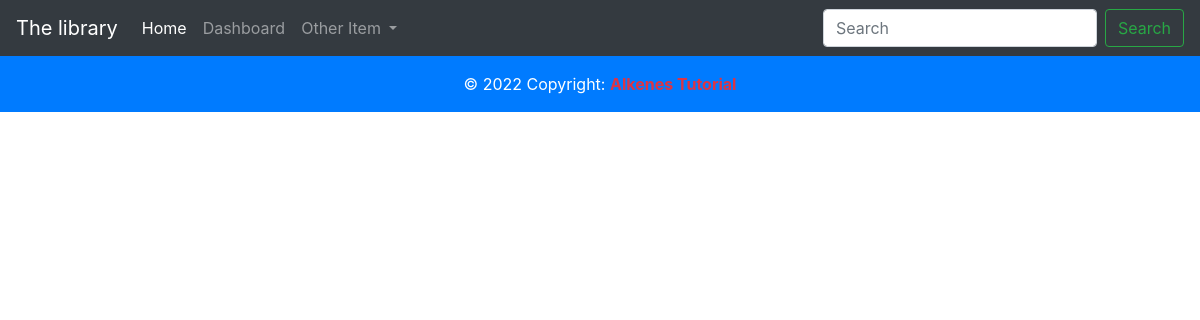
The app's page /, older data.
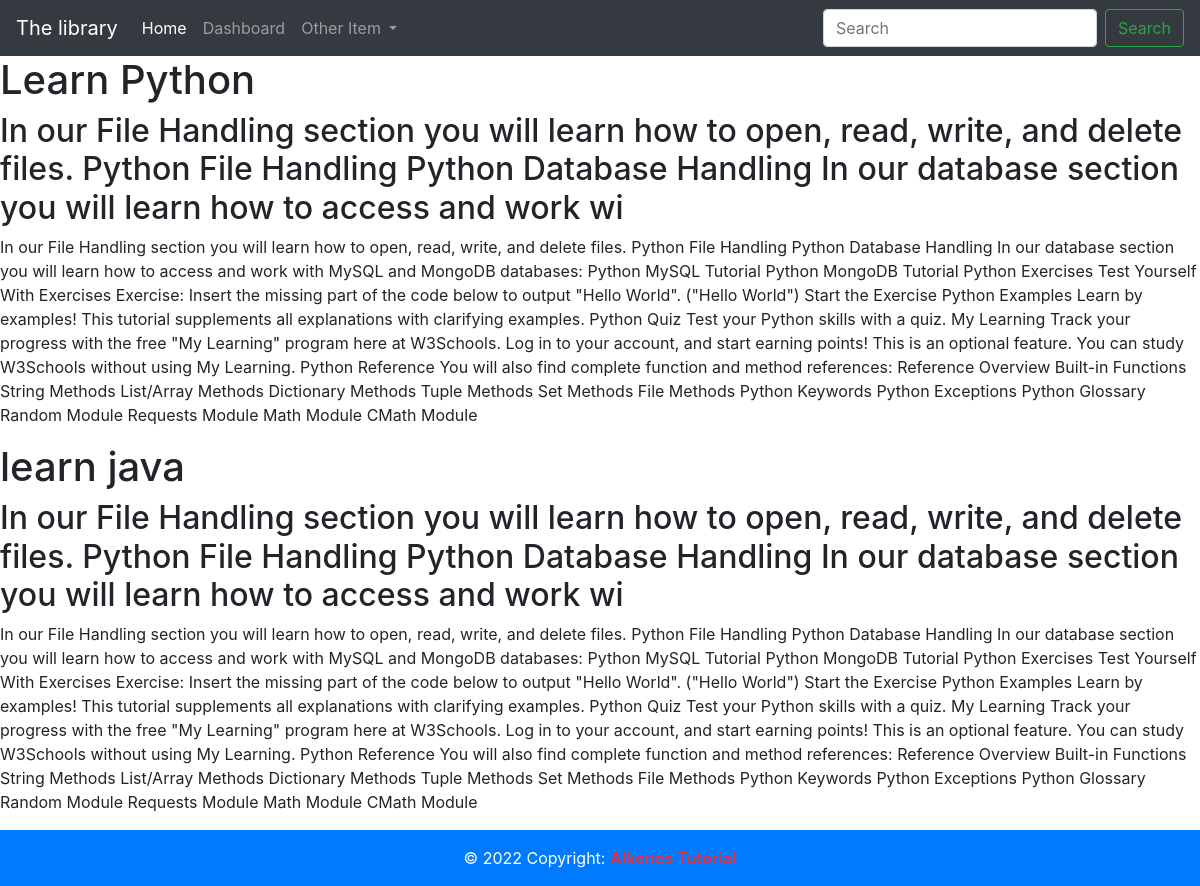
The same page, newer data.
### blog/models.py (models this page shows, shortened)
class Blog(models.Model):
    title = models.CharField(max_length=225)
    subtitle = models.CharField(max_length=200)
    content = models.TextField()
    created_on = models.DateTimeField(auto_now_add=True)
    updated_on = models.DateTimeField(auto_now=True)

### blog/views.py (the view)
# urls.py: path('',index, name="home"),
def index(request):
    blogs = Blog.objects.all()
    total = len(blogs)
    now = timezone.now()
    number = 2+2
    context = {
        "blogs": blogs,
        "average": total,
        "now":now,
        "number": number,
    }
    return render(request, 'index.html',context)

### templates/index.html
{% extends 'base.html' %}
{% block content %}
    {% for files in blogs %}
    <h1>{{files.title}}</h1>
    <h2>{{files.subtitle}}</h2>
    <p>{{files.content}}</p>
    {% endfor %}
    {% endblock content  %}

Row changes from the older to the newer data that the page shows:
added Blog: title "Learn Python", subtitle "In our File Handling section you will learn how to open, read, write, and delete files. Python File Handling Python Database Handling In our database section you will learn how to access and work wi", content "In our File Handling section you will learn how to open, read, write, and delete files. Python File Handling Python Database Handling In our database section you will learn how to access and work with MySQL and MongoDB databases: Python MySQL Tutorial Python MongoDB Tutorial Python Exercises Test Yourself With Exercises Exercise: Insert the missing part of the code below to output \"Hello World\". (\"Hello World\") Start the Exercise Python Examples Learn by examples! This tutorial supplements all explanations with clarifying examples. Python Quiz Test your Python skills with a quiz. My Learning Track your progress with the free \"My Learning\" program here at W3Schools. Log in to your account,…"
added Blog: title "learn java", subtitle "In our File Handling section you will learn how to open, read, write, and delete files. Python File Handling Python Database Handling In our database section you will learn how to access and work wi", content "In our File Handling section you will learn how to open, read, write, and delete files. Python File Handling Python Database Handling In our database section you will learn how to access and work with MySQL and MongoDB databases: Python MySQL Tutorial Python MongoDB Tutorial Python Exercises Test Yourself With Exercises Exercise: Insert the missing part of the code below to output \"Hello World\". (\"Hello World\") Start the Exercise Python Examples Learn by examples! This tutorial supplements all explanations with clarifying examples. Python Quiz Test your Python skills with a quiz. My Learning Track your progress with the free \"My Learning\" program here at W3Schools. Log in to your account,…"
